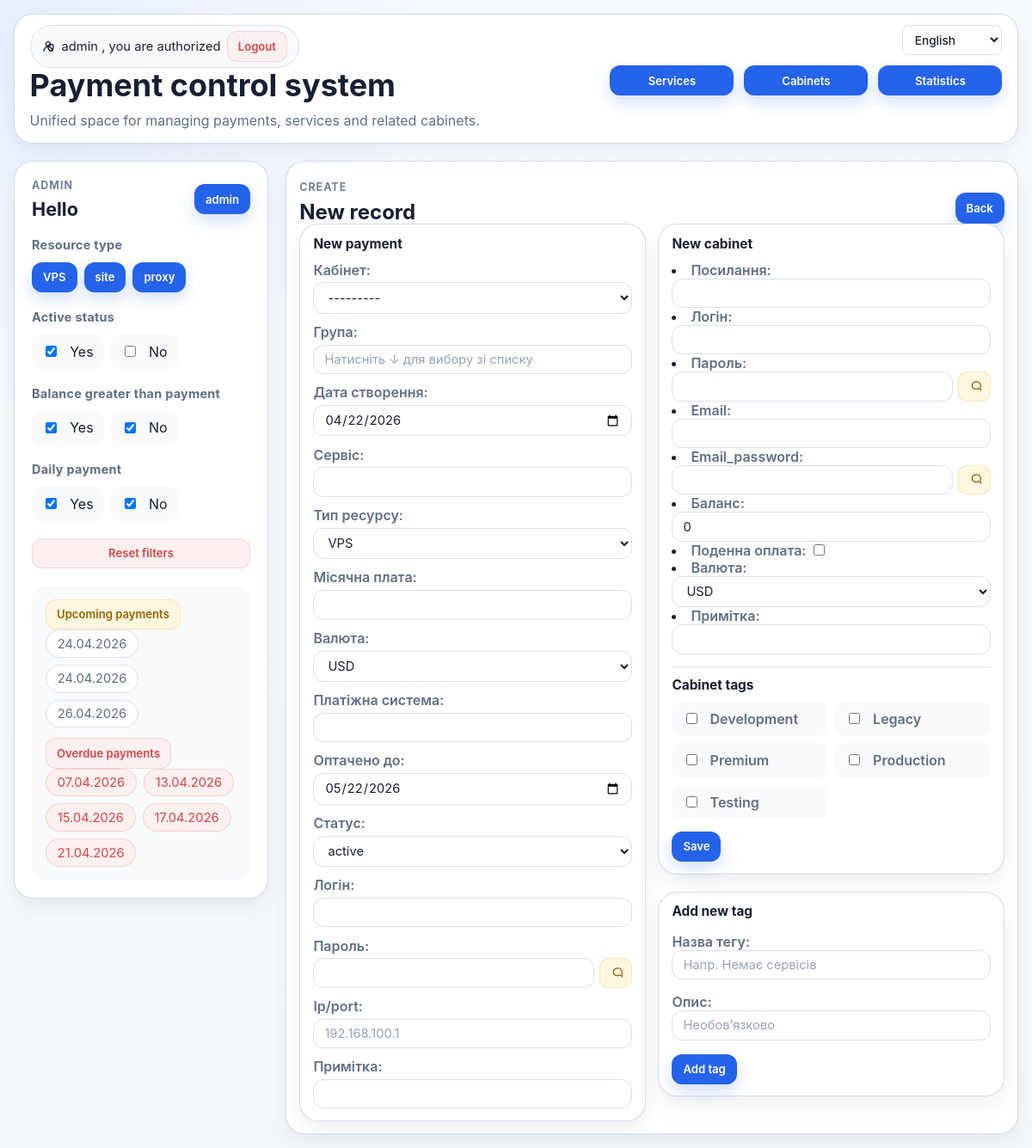
Page /cabinet/new/ (signed in) on the earlier database version.
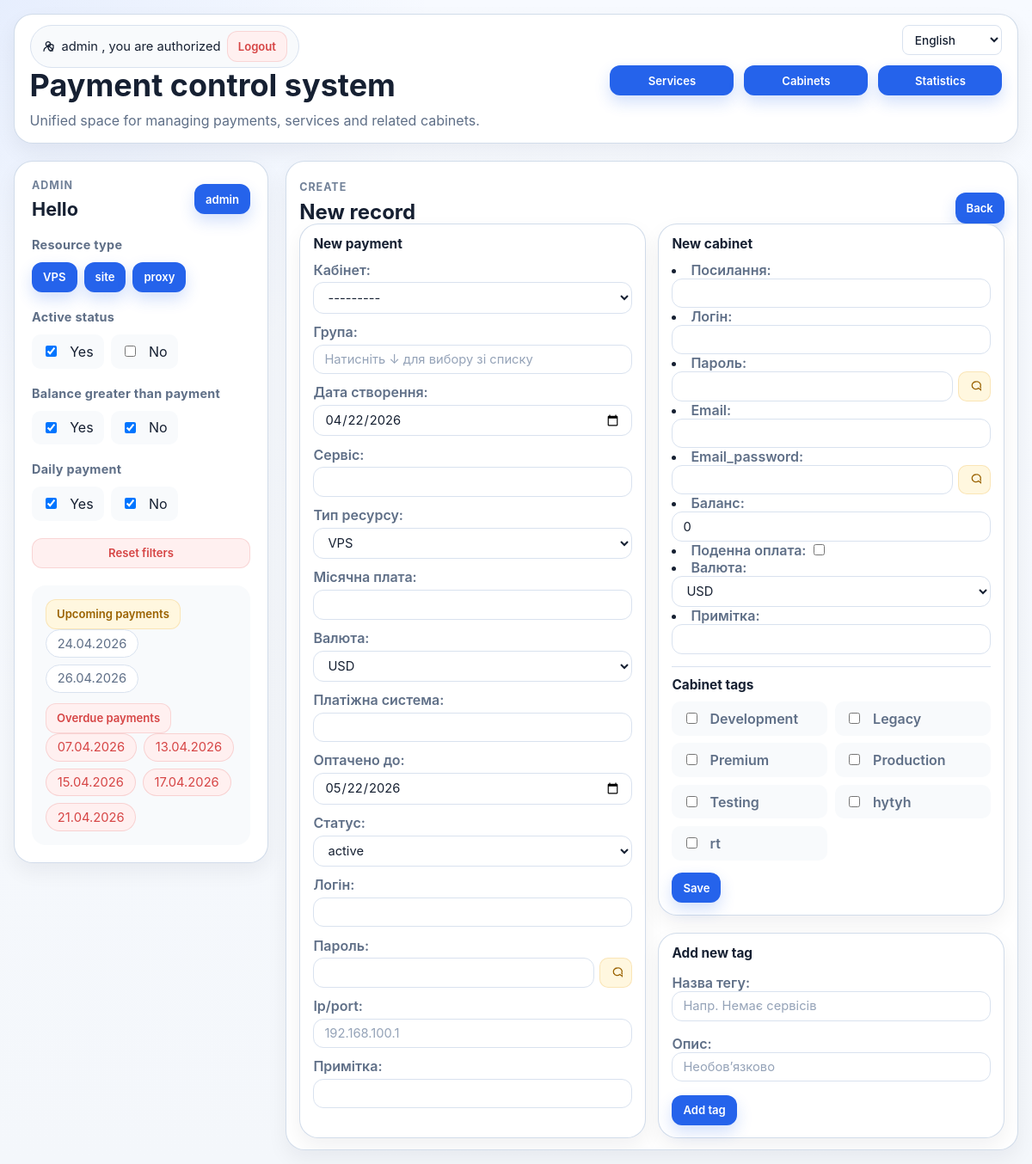
Same page on the later database version.
### pay_app/models.py (models this page shows, shortened)
class Pay(models.Model):
    CHOICES_TYPE_SOURCE = (
        ("VPS", "VPS"),
        ("site", "site"),
        ("proxy", "proxy")
    )
    CHOICES_ACTIVE = (
        ("active", "active"),
        ("not active", "not active")
    )
    CHOICES_CURRENCY = (
        ("USD $", "USD"),
        ("EURO €", "EURO"),
        ("UAH ₴", "UAH"),
        ("rub ₽", "rub")
    )
    id = models.BigAutoField(primary_key=True)
    cabinet = models.ForeignKey('Cabinet', on_delete=models.DO_NOTHING, verbose_name='Кабінет')
    groups = models.CharField(max_length=50, blank=True, verbose_name='Група')
    create_date = models.DateField(default=datetime.date.today, verbose_name='Дата створення')
    service = models.CharField(max_length=70, verbose_name='Сервіс')
    type_source = models.CharField(max_length=58, choices=CHOICES_TYPE_SOURCE, default=1, verbose_name='Тип ресурсу')
    price_per_month = models.DecimalField(max_digits=10, decimal_places=2, verbose_name='Місячна плата')
    currency = models.CharField(max_length=8, default=1, choices=CHOICES_CURRENCY, verbose_name='Валюта')
    pay_sys = models.CharField(max_length=50, verbose_name='Платіжна система')
    paid_up_to = models.DateField(default=default_paid_up_to, verbose_name='Оптачено до')
    status = models.CharField(max_length=200, default=1, null=True, choices=CHOICES_ACTIVE, verbose_name='Статус')
    email_login = models.CharField(max_length=300, verbose_name='Логін')
    password = models.CharField(max_length=300, unique=False, verbose_name='Пароль')
    ip = models.CharField(max_length=340, null=True, verbose_name='Ір/port')
    note_pay = models.CharField(max_length=340, blank=True, null=True, verbose_name='Примітка')

class Tag(models.Model):
    name = models.CharField(max_length=120, unique=True, verbose_name='Назва тегу')
    note = models.CharField(max_length=255, blank=True, verbose_name='Опис')
    class Meta:
        ordering = ('name',)
        verbose_name = 'Тег'
        verbose_name_plural = 'Теги'
    def __str__(self) -> str:
        return self.name

### pay_app/views.py (the view)
# urls.py: path("cabinet/new/", views.cabinet_new, name="cabinet_new"),
@login_required
def cabinet_new(request: HttpRequest) -> HttpResponse:
    if request.method == 'POST':
        submit_action = request.POST.get('submit_action')
        if submit_action == 'create_tag':
            tag_form = TagForm(request.POST, prefix='new_tag')
            selected_tag_ids = services.parse_tag_ids(request.POST.getlist('selected_tags'))
            cabinet_form_data = services.extract_prefixed_cabinet_form_data(request.POST)
            form_cabinet = CabinetForm(cabinet_form_data or None)
            if tag_form.is_valid():
                new_tag = tag_form.save()
                selected_tag_ids = sorted(set(selected_tag_ids + [new_tag.id]))
                tag_form = TagForm(prefix='new_tag')
            tag_assign_form = CabinetTagAssignForm(initial={'tags': selected_tag_ids})
            form_pay = PayForm()
        else:
            form_pay = PayForm()
            form_cabinet = CabinetForm(request.POST)
            tag_assign_form = CabinetTagAssignForm(request.POST)
            tag_form = TagForm(prefix='new_tag')
            if form_cabinet.is_valid() and tag_assign_form.is_valid():
                cabinet = form_cabinet.save()
                services.replace_cabinet_tags(cabinet, tag_assign_form.cleaned_data['tags'])
                return redirect('app:pay_new')
    else:
        form_pay = PayForm()
        form_cabinet = CabinetForm()
        tag_assign_form = CabinetTagAssignForm()
        tag_form = TagForm(prefix='new_tag')
    ctx = {
        'form_cabinet': form_cabinet,
        'form_pay': form_pay,
        'tag_assign_form': tag_assign_form,
        'tag_form': tag_form,
    }
    ctx.update(services.get_cabinet_create_context())
    ctx.update(_base_ctx(request))
    return render(request, 'add_pay.html', ctx)

### pay_app/forms.py
class CabinetForm(ModelForm):
    class Meta:
        model = Cabinet
        fields = '__all__'
        widgets = {
            'link': forms.URLInput(attrs={'class': 'form-control'}),
            'email_login': forms.EmailInput(attrs={'class': 'form-control'}),
            'balance': forms.NumberInput(attrs={'class': 'form-control', 'step': '0.01'}),
            'currency': forms.Select(attrs={'class': 'form-control'}),
        }

### pay_app/log_context.py (called while the page is built)
def set_request_context(context: dict[str, Any]) -> None:
    _REQUEST_CONTEXT.set(dict(context))

def clear_request_context() -> None:
    _REQUEST_CONTEXT.set({})

### pay_app/models.py (called while the page is built)
def add_one_month(value: datetime.date) -> datetime.date:
    year = value.year + (1 if value.month == 12 else 0)
    month = 1 if value.month == 12 else value.month + 1
    day = min(value.day, calendar.monthrange(year, month)[1])
    return datetime.date(year, month, day)

def default_paid_up_to() -> datetime.date:
    return add_one_month(datetime.date.today())

    def __str__(self) -> str:
        return '%i, %s, %s' % (self.id, self.login, self.link)

### pay_app/services/cabinets.py (called while the page is built)
def get_cabinet_create_context() -> dict[str, object]:
    return get_common_context()

### pay_app/templates/add_pay.html (shortened to what this page needs)
{% extends 'index.html' %}
{% load crispy_forms_filters %}
{% load static %}
{% load i18n %}
{% block cabinet %}
  {% include 'partials/pay_create/_create_section.html' %}
{% endblock %}

### pay_app/templates/partials/_pay_sidebar.html (shortened to what the changed rows need)
{% load static %}
{% load i18n %}
{% if request.path != tags_page_url %}
<div class="sidenav">
  {% if request.user.username == 'admin' %}
    <div class="sidebar-topbar">
      <div>
        <h2 class="sidebar-title">{% trans "Hello" %}</h2>
      </div>
    </div>
  {% endif %}
  <section class="sidebar-section">
    <div class="sidebar-button-group">
      {% for item in type_source_links %}
        <a href="{{ item.url }}" class="btn_pay btn-linklike {% if item.selected %}is-selected{% endif %}">
          {{ item.value }}
        </a>
      {% endfor %}
    </div>
  </section>
  <section class="sidebar-section sidebar-section--muted">
    <div class="sidebar-cta">
      <div class="date-stack">
        {% for i in last_dt %}
          <span class="context-chip">{{ i.paid_up_to|date:"d.m.Y" }}</span>
        {% empty %}
          <span class="muted-text">{% trans "No upcoming payments" %}</span>
        {% endfor %}
      </div>
    </div>
    <div class="sidebar-cta">
      <div class="date-stack">
        {% for i in not_paid %}
          <span class="context-chip context-chip--danger">{{ i.paid_up_to|date:"d.m.Y" }}</span>
        {% empty %}
          <span class="muted-text">{% trans "No overdue payments" %}</span>
        {% endfor %}
      </div>
    </div>
  </section>
</div>
{% endif %}

### pay_app/templates/partials/pay_create/_create_section.html (shortened to what this page needs)
{% load i18n %}
<section class="page-section-card">
  <div class="page-header-row page-header-row--compact page-header-row--stretch">
    <div>
      <p class="eyebrow">{% trans "Create" %}</p>
      <h2 class="section-title">{% trans "New record" %}</h2>
    </div>
    <div class="page-actions page-actions--compact">
      {% if form_pay and not form_cabinet %}
        <a href="{% url 'app:cabinet_new' %}" class="btn_pay btn-linklike">{% trans "Add cabinet" %}</a>
      {% elif form_pay and form_cabinet %}
        <a href="{% url 'app:pay_new' %}" class="btn_pay btn-linklike">{% trans "Back" %}</a>
      {% endif %}
    </div>
  </div>
  <div class="forms-grid">
    <form method="POST" class="form_pay form-card">
      {% if form_pay %}
        <div class="form-card__header">
          <h3 class="form-section-title">{% trans "New payment" %}</h3>
        </div>
        <ul class="form-list">
          {% for field in form_pay %}
            <li class="form-field">
              {{ field.label_tag }}
              {{ field }}
            </li>
          {% endfor %}
        </ul>
      {% endif %}
    </form>
    <div class="stack-column">
      <form method="POST" class="form_cabinet form-card" id="cabinet-create-form">
        {% if form_cabinet %}
          <div class="form-card__header">
            <h3 class="form-section-title">{% trans "New cabinet" %}</h3>
          </div>
          <div class="form-as-list">{{ form_cabinet.as_ul }}</div>
          {% if tag_assign_form %}
            <div class="form-subsection">
              <h4 class="form-section-title">{% trans "Cabinet tags" %}</h4>
              <div class="tag-option-grid">
                {% for checkbox in tag_assign_form.tags %}
                  <label for="{{ checkbox.id_for_label }}" class="tag-option">
                    <input
                      type="checkbox"
                      name="{{ checkbox.data.name }}"
                      value="{{ checkbox.data.value }}"
                      id="{{ checkbox.id_for_label }}"
                      {% if checkbox.data.selected %}checked{% endif %}>
                    <span>{{ checkbox.choice_label }}</span>
                  </label>
                {% empty %}
                  <span class="empty-state-inline">{% trans "No tags yet." %}</span>
                {% endfor %}
              </div>
            </div>
          {% endif %}
          <div class="page-actions">
            <button type="submit" name="submit_action" value="save_cabinet" class="btn_pay">{% trans "Save" %}</button>
          </div>
        {% endif %}
      </form>
      {% if form_cabinet %}
        <form method="POST" class="form_cabinet form-card" id="cabinet-tag-create-form">
          <div class="form-card__header">
            <h4 class="form-section-title">{% trans "Add new tag" %}</h4>
          </div>
          {{ tag_form.as_p }}
          <div class="page-actions">
            <button type="submit" name="submit_action" value="create_tag" class="btn_pay">{% trans "Add tag" %}</button>
          </div>
        </form>
      {% endif %}
    </div>
  </div>
</section>

Differences in the rows shown:
no longer on this page (row edited): Pay: paid_up_to "24.04.2026", shown under "Daily payment"
added Tag: choice_label "hytyh"
added Tag: choice_label "rt"
